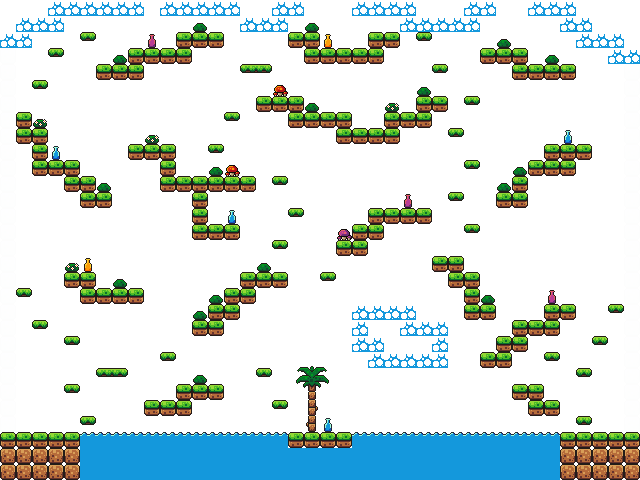

The image is a tile-based game level rendered from a .tmx file. Its description and source (layers, tilesets, objects; grid data summarised) follow:
An orthogonal 40x30 tile map with 16x16 px tiles, 9 tile layers (Background, Air, Edge, Lvl Wall, ...), 5 tilesets and 75 objects.

<map version="1.11" tiledversion="1.11.2" orientation="orthogonal" renderorder="right-down" width="40" height="30" tilewidth="16" tileheight="16" infinite="0" nextlayerid="17" nextobjectid="82">
 <properties>
  <property name="player_default_position" value="1,4" />
  <property name="seconds" type="int" value="300" />
  <property name="text_color" type="color" value="#ff000000" />
 </properties>
 <tileset firstgid="1" source="../tilesets/world_tileset.tsx" />
 <tileset firstgid="257" source="../tilesets/platforms.tsx" />
 <tileset firstgid="273" source="../tilesets/hearts.tsx" />
 <tileset firstgid="277" source="../tilesets/coin.tsx" />
 <tileset firstgid="278" source="../tilesets/fruit.tsx" />
 <layer id="1" name="Background" width="40" height="30">
  <data>[1200 cells, 1200 non-empty, 1 distinct tile ids]</data>
 </layer>
 <layer id="2" name="Air" width="40" height="30" opacity="0.25" tintcolor="#ffb288">
  <data>[1200 cells, 1200 non-empty, 1 distinct tile ids]</data>
 </layer>
 <layer id="3" name="Edge" width="40" height="30" opacity="0.01">
  <data>[1200 cells, 27 non-empty, 1 distinct tile ids]</data>
 </layer>
 <layer id="4" name="Lvl Wall" width="40" height="30" opacity="0.01">
  <data>[1200 cells, 27 non-empty, 1 distinct tile ids]</data>
 </layer>
 <layer id="6" name="Platforms" width="40" height="30">
  <data>[1200 cells, 193 non-empty, 5 distinct tile ids]</data>
 </layer>
 <layer id="15" name="Water" width="40" height="30">
  <data>[1200 cells, 86 non-empty, 2 distinct tile ids]</data>
 </layer>
 <objectgroup id="5" name="Moving Sprites">
  <object id="1" gid="257" x="80" y="48" width="16" height="16">
   <properties>
    <property name="boundary_bottom" type="float" value="0" />
    <property name="boundary_left" type="float" value="0" />
    <property name="boundary_right" type="float" value="0" />
    <property name="boundary_top" type="float" value="0" />
    <property name="change_x" type="float" value="0" />
    <property name="change_y" type="float" value="0" />
   </properties>
  </object>
 </objectgroup>
 <layer id="16" name="Dynamic Items" width="40" height="30">
  <data>[1200 cells, 9 non-empty, 3 distinct tile ids]</data>
 </layer>
 <objectgroup id="9" name="Hearts">
  <object id="2" gid="273" x="352.667" y="127.333" width="16" height="16" />
 </objectgroup>
 <objectgroup id="12" name="Coins">
  <object id="3" gid="277" x="143.333" y="384.667" width="16" height="16" />
  <object id="4" gid="277" x="192" y="368" width="16" height="16" />
  <object id="5" gid="277" x="208.667" y="368.667" width="16" height="16" />
  <object id="6" gid="277" x="15.3333" y="271.333" width="16" height="16" />
  <object id="8" gid="277" x="64" y="256" width="16" height="16" />
  <object id="9" gid="277" x="112.667" y="273.333" width="16" height="16" />
  <object id="10" gid="277" x="128.667" y="272" width="16" height="16" />
  <object id="11" gid="277" x="95.3333" y="176.667" width="16" height="16" />
  <object id="12" gid="277" x="62.6667" y="145.333" width="16" height="16" />
  <object id="13" gid="277" x="32" y="112" width="16" height="16" />
  <object id="14" gid="277" x="15.3333" y="96.6667" width="16" height="16" />
  <object id="15" gid="277" x="128.667" y="128" width="16" height="16" />
  <object id="16" gid="277" x="146" y="128" width="16" height="16" />
  <object id="17" gid="277" x="240" y="160.667" width="16" height="16" />
  <object id="18" gid="277" x="241.333" y="224" width="16" height="16" />
  <object id="19" gid="277" x="208" y="208" width="16" height="16" />
  <object id="20" gid="277" x="176" y="128.667" width="16" height="16" />
  <object id="21" gid="277" x="160.667" y="32" width="16" height="16" />
  <object id="22" gid="277" x="128" y="31.3333" width="16" height="16" />
  <object id="23" gid="277" x="114" y="49.3333" width="16" height="16" />
  <object id="24" gid="277" x="48" y="31.3333" width="16" height="16" />
  <object id="25" gid="277" x="304" y="97.3333" width="16" height="16" />
  <object id="26" gid="277" x="382.667" y="96.6667" width="16" height="16" />
  <object id="27" gid="277" x="400.667" y="95.3333" width="16" height="16" />
  <object id="28" gid="277" x="336.667" y="98" width="16" height="16" />
  <object id="29" gid="277" x="336.667" y="32.6667" width="16" height="16" />
  <object id="30" gid="277" x="352.667" y="32" width="16" height="16" />
  <object id="31" gid="277" x="512" y="160.667" width="16" height="16" />
  <object id="32" gid="277" x="543.333" y="128.667" width="16" height="16" />
  <object id="33" gid="277" x="576" y="128" width="16" height="16" />
  <object id="34" gid="277" x="544.667" y="48.6667" width="16" height="16" />
  <object id="35" gid="277" x="511.333" y="32.6667" width="16" height="16" />
  <object id="36" gid="277" x="495.333" y="32" width="16" height="16" />
  <object id="37" gid="277" x="480" y="290" width="16" height="16" />
  <object id="38" gid="277" x="432.667" y="240" width="16" height="16" />
  <object id="39" gid="277" x="384" y="194" width="16" height="16" />
  <object id="42" gid="277" x="368" y="194" width="16" height="16" />
  <object id="43" gid="277" x="336.667" y="223.333" width="16" height="16" />
  <object id="44" gid="277" x="208.667" y="288.667" width="16" height="16" />
  <object id="45" gid="277" x="242" y="256.667" width="16" height="16" />
  <object id="46" gid="277" x="256" y="256.667" width="16" height="16" />
  <object id="47" gid="277" x="512" y="305.333" width="16" height="16" />
  <object id="48" gid="277" x="560" y="288" width="16" height="16" />
  <object id="49" gid="277" x="479.333" y="336.667" width="16" height="16" />
  <object id="50" gid="277" x="543.333" y="385.333" width="16" height="16" />
  <object id="51" gid="277" x="591.333" y="400" width="16" height="16" />
  <object id="52" gid="277" x="608" y="289.333" width="16" height="16" />
  <object id="53" gid="277" x="238.667" y="48.6667" width="16" height="16" />
  <object id="54" gid="277" x="271.333" y="30.6667" width="16" height="16" />
  <object id="55" gid="277" x="336" y="416.667" width="16" height="16" />
  <object id="56" gid="277" x="336" y="399.333" width="16" height="16" />
  <object id="57" gid="277" x="320.667" y="416.667" width="16" height="16" />
  <object id="58" gid="277" x="288.667" y="417.333" width="16" height="16" />
  <object id="59" gid="277" x="321.333" y="399.333" width="16" height="16" />
  <object id="60" gid="277" x="48" y="416" width="16" height="16" />
  <object id="62" gid="277" x="112" y="352" width="16" height="16" />
  <object id="63" gid="277" x="95.3333" y="351.333" width="16" height="16" />
 </objectgroup>
 <objectgroup id="13" name="Fruits">
  <object id="64" gid="290" x="160" y="400" width="16" height="16" />
  <object id="65" gid="283" x="224.667" y="285.333" width="16" height="16" />
  <object id="66" gid="288" x="208" y="222" width="16" height="16" />
  <object id="68" gid="291" x="352" y="46.6667" width="16" height="16" />
  <object id="70" gid="284" x="529.333" y="318.667" width="16" height="16" />
  <object id="71" gid="278" x="335.333" y="431.333" width="16" height="16" />
  <object id="72" gid="282" x="368" y="128" width="16" height="16" />
  <object id="73" gid="280" x="159.333" y="45.3333" width="16" height="16" />
  <object id="74" gid="282" x="177.333" y="174" width="16" height="16" />
  <object id="75" gid="291" x="78" y="172.667" width="16" height="16" />
  <object id="76" gid="286" x="95.3333" y="288.667" width="16" height="16" />
  <object id="77" gid="278" x="527.333" y="62.6667" width="16" height="16" />
  </objectgroup>
 <layer id="10" name="Clouds" width="40" height="30">
  <data>[1200 cells, 80 non-empty, 2 distinct tile ids]</data>
 </layer>
 <layer id="8" name="Foreground" width="40" height="30">
  <data>[1200 cells, 35 non-empty, 15 distinct tile ids]</data>
 </layer>
</map>
<!-- 4 of 75 objects omitted -->
